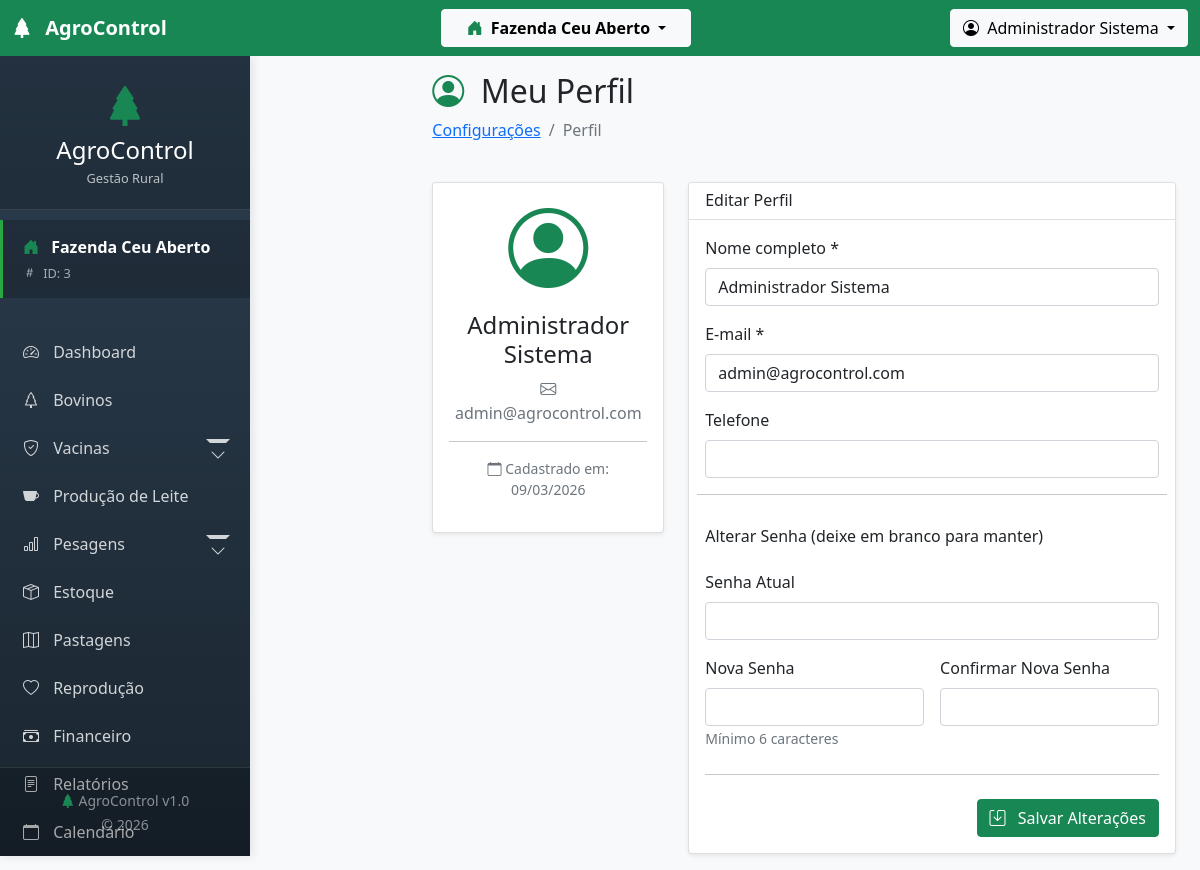
/modules/configuracao/perfil.php (signed in), run on the app's committed database.
### tables this page shows
CREATE TABLE `usuarios` (
  `id` int(11) NOT NULL AUTO_INCREMENT,
  `nome` varchar(100) NOT NULL,
  `email` varchar(100) NOT NULL,
  `senha` varchar(255) NOT NULL,
  `nivel` enum('admin','usuario') DEFAULT 'usuario',
  `telefone` varchar(20) DEFAULT NULL,
  `cpf_cnpj` varchar(20) DEFAULT NULL,
  `tipo_pessoa` enum('fisica','juridica') DEFAULT 'fisica',
  `email_confirmado` tinyint(1) DEFAULT 0,
  `token_confirmacao` varchar(100) DEFAULT NULL,
  `data_nascimento` date DEFAULT NULL,
  `profissao` varchar(100) DEFAULT NULL,
  `avatar` varchar(255) DEFAULT NULL,
  `ultimo_login` datetime DEFAULT NULL,
  `ultimo_ip` varchar(45) DEFAULT NULL,
  `data_cadastro` timestamp NULL DEFAULT current_timestamp(),
  `data_atualizacao` timestamp NULL DEFAULT NULL ON UPDATE current_timestamp(),
  `ativo` tinyint(1) DEFAULT 1,
  PRIMARY KEY (`id`),
  UNIQUE KEY `email` (`email`)
);

### config/database.php (called while the page is built, shortened)
<?php
$conn = new mysqli(DB_HOST, DB_USER, DB_PASSWORD, DB_NAME);
$conn->set_charset("utf8");
function executeQuery($sql) {
    global $conn;
    $result = $conn->query($sql);
    return $result;
}
?>

### modules/configuracao/perfil.php (the view, shortened to what this page needs)
<?php
require_once '../../config/database.php';
$userId = $_SESSION['usuario_id'];
$sql = "SELECT * FROM usuarios WHERE id = $userId";
$result = executeQuery($sql);
$usuario = $result->fetch_assoc();
include '../../includes/header.php';
include '../../includes/sidebar.php';
?>
<main class="col-lg-10 ms-auto px-4 py-3">
    <div class="d-flex justify-content-between align-items-center mb-4">
        <div>
            <h1 class="h2">
                <i class="bi bi-person-circle me-2 text-success"></i>
                Meu Perfil
            </h1>
            <nav aria-label="breadcrumb">
                <ol class="breadcrumb">
                    <li class="breadcrumb-item"><a href="index.php">Configurações</a></li>
                    <li class="breadcrumb-item active">Perfil</li>
                </ol>
            </nav>
        </div>
    </div>
    <div class="row">
        <div class="col-md-4">
            <div class="card shadow-sm text-center">
                <div class="card-body">
                    <i class="bi bi-person-circle display-1 text-success"></i>
                    <h4 class="mt-3"><?php echo $usuario['nome']; ?></h4>
                    <p class="text-muted">
                        <i class="bi bi-envelope"></i> <?php echo $usuario['email']; ?><br>
                    </p>
                    <hr>
                    <p class="small text-muted">
                        <i class="bi bi-calendar"></i> Cadastrado em: <?php echo date('d/m/Y', strtotime($usuario['data_cadastro'])); ?>
                    </p>
                </div>
            </div>
        </div>
        <div class="col-md-8">
            <div class="card shadow-sm">
                <div class="card-header bg-white">
                    <h6 class="card-title mb-0">Editar Perfil</h6>
                </div>
                <div class="card-body">
                    <form method="POST" action="">
                        <div class="row g-3">
                            <div class="col-12">
                                <label class="form-label">Nome completo *</label>
                                <input type="text" class="form-control" name="nome"
                                       value="<?php echo $usuario['nome']; ?>" required>
                            </div>
                            <div class="col-12">
                                <label class="form-label">E-mail *</label>
                                <input type="email" class="form-control" name="email"
                                       value="<?php echo $usuario['email']; ?>" required>
                            </div>
                            <div class="col-12">
                                <label class="form-label">Telefone</label>
                                <input type="text" class="form-control phone-mask" name="telefone"
                                       value="<?php echo $usuario['telefone'] ?? ''; ?>">
                            </div>
                            <hr class="my-3">
                            <h6>Alterar Senha (deixe em branco para manter)</h6>
                            <div class="col-12">
                                <label class="form-label">Senha Atual</label>
                                <input type="password" class="form-control" name="senha_atual">
                            </div>
                            <div class="col-md-6">
                                <label class="form-label">Nova Senha</label>
                                <input type="password" class="form-control" name="nova_senha"
                                       minlength="6">
                                <small class="text-muted">Mínimo 6 caracteres</small>
                            </div>
                            <div class="col-md-6">
                                <label class="form-label">Confirmar Nova Senha</label>
                                <input type="password" class="form-control" name="confirmar_senha">
                            </div>
                        </div>
                        <hr class="my-4">
                        <div class="d-flex justify-content-end">
                            <button type="submit" class="btn btn-success">
                                <i class="bi bi-save me-2"></i>
                                Salvar Alterações
                            </button>
                        </div>
                    </form>
                </div>
            </div>
        </div>
    </div>
</main>
<?php include '../../includes/footer.php'; ?>

### assets/css/style.css (style rules this page uses)
:root { --primary-color: #28a745; --secondary-color: #6c757d; --success-color: #28a745; --danger-color: #dc3545; --warning-color: #ffc107; --info-color: #17a2b8; }
body { font-family: 'Segoe UI', Tahoma, Geneva, Verdana, sans-serif; background-color: #f8f9fa; }

### includes/header.php (style rules this page uses)
body { margin: 0; padding: 0; font-family: 'Segoe UI', Tahoma, Geneva, Verdana, sans-serif; }

### includes/sidebar.php (style rules this page uses)
html, body { height: 100%; margin: 0; overflow-x: hidden; }

### data on the page
usuarios: nome "Administrador Sistema", email "admin@agrocontrol.com", data_cadastro "09/03/2026"

### other printed values
$activeFarmName "Fazenda Ceu Aberto"
$_SESSION['usuario_nome'] "Administrador Sistema"
TenantManager::getActiveFarmName() "Fazenda Ceu Aberto"
$farmId "3"
